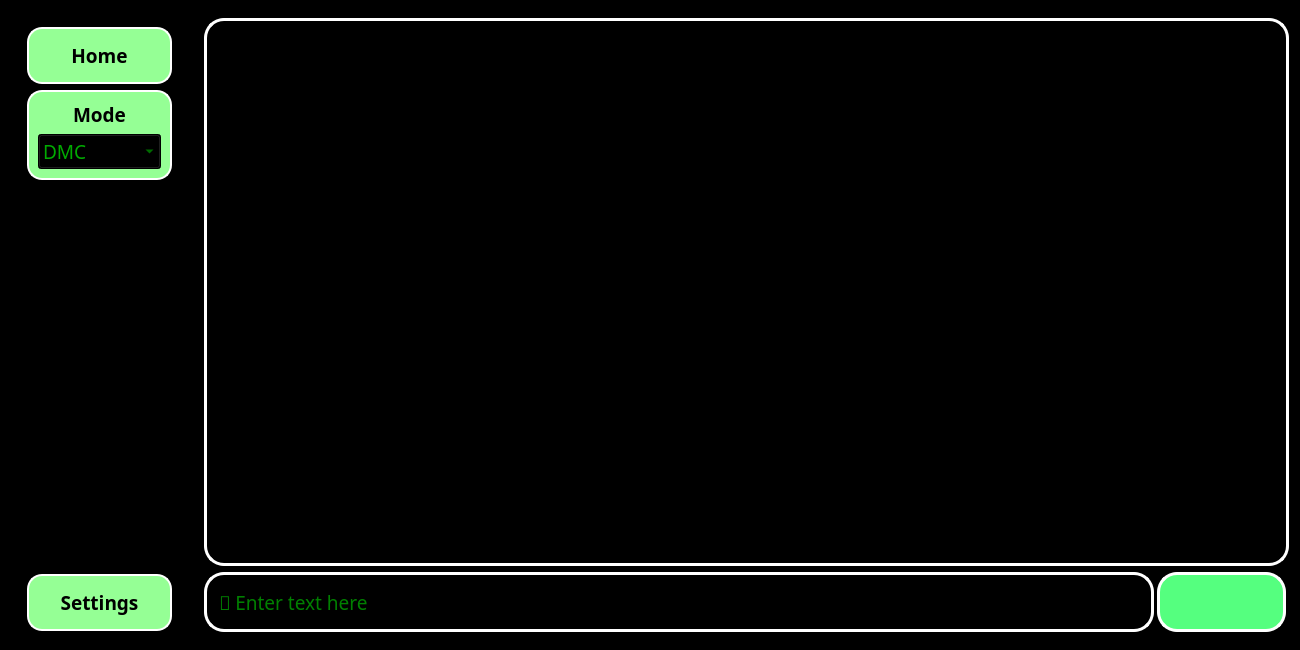
<?xml version="1.0" encoding="UTF-8"?>
<ui version="4.0">
 <class>MainWindow</class>
 <widget class="QMainWindow" name="MainWindow">
  <property name="geometry">
   <rect>
    <x>0</x>
    <y>0</y>
    <width>1300</width>
    <height>650</height>
   </rect>
  </property>
  <property name="sizePolicy">
   <sizepolicy hsizetype="MinimumExpanding" vsizetype="MinimumExpanding">
    <horstretch>0</horstretch>
    <verstretch>0</verstretch>
   </sizepolicy>
  </property>
  <property name="minimumSize">
   <size>
    <width>1300</width>
    <height>650</height>
   </size>
  </property>
  <property name="windowTitle">
   <string>Chatbot</string>
  </property>
  <property name="windowIcon">
   <iconset>
    <normaloff>icons/icons8-chat-48.png</normaloff>icons/icons8-chat-48.png</iconset>
  </property>
  <property name="windowOpacity">
   <double>1.000000000000000</double>
  </property>
  <property name="autoFillBackground">
   <bool>false</bool>
  </property>
  <property name="styleSheet">
   <string notr="true">background-color: rgb(0, 0, 0);</string>
  </property>
  <property name="iconSize">
   <size>
    <width>30</width>
    <height>30</height>
   </size>
  </property>
  <property name="tabShape">
   <enum>QTabWidget::Rounded</enum>
  </property>
  <widget class="QWidget" name="centralwidget">
   <property name="enabled">
    <bool>true</bool>
   </property>
   <property name="styleSheet">
    <string notr="true"/>
   </property>
   <layout class="QHBoxLayout" name="horizontalLayout">
    <item>
     <widget class="QWidget" name="left_menu" native="true">
      <property name="sizePolicy">
       <sizepolicy hsizetype="MinimumExpanding" vsizetype="MinimumExpanding">
        <horstretch>0</horstretch>
        <verstretch>0</verstretch>
       </sizepolicy>
      </property>
      <property name="minimumSize">
       <size>
        <width>180</width>
        <height>640</height>
       </size>
      </property>
      <property name="maximumSize">
       <size>
        <width>300</width>
        <height>16777215</height>
       </size>
      </property>
      <property name="styleSheet">
       <string notr="true">QWidget#left_sub_menu{
	opacity: 1.0;
	background-color: rgb(0, 0, 0);
	border-radius: 20px;
}

QFrame {
	border: 2px solid white; 
	border-radius: 15px; 
	background-color: rgb(149, 255, 149);
}

QLabel{
	color: rgb(0, 0, 0);
	border: 0;
	border-radius: 0;
}

QPushButton{
	
	color: rgb(0, 0, 0);
	background-color: rgb(85, 255, 127);
}

QComboBox{
	
	color: rgb(0, 170, 0);
	selection-color: rgb(255, 255, 255);
	selection-background-color: rgb(0, 0, 0);
}



</string>
      </property>
      <layout class="QVBoxLayout" name="verticalLayout">
       <property name="leftMargin">
        <number>9</number>
       </property>
       <property name="rightMargin">
        <number>9</number>
       </property>
       <item alignment="Qt::AlignHCenter">
        <widget class="QWidget" name="left_sub_menu" native="true">
         <property name="sizePolicy">
          <sizepolicy hsizetype="Preferred" vsizetype="Preferred">
           <horstretch>0</horstretch>
           <verstretch>0</verstretch>
          </sizepolicy>
         </property>
         <property name="maximumSize">
          <size>
           <width>300</width>
           <height>16777215</height>
          </size>
         </property>
         <property name="styleSheet">
          <string notr="true"/>
         </property>
         <layout class="QVBoxLayout" name="verticalLayout_2">
          <item>
           <widget class="QFrame" name="frame">
            <property name="enabled">
             <bool>true</bool>
            </property>
            <property name="sizePolicy">
             <sizepolicy hsizetype="MinimumExpanding" vsizetype="Fixed">
              <horstretch>0</horstretch>
              <verstretch>0</verstretch>
             </sizepolicy>
            </property>
            <property name="minimumSize">
             <size>
              <width>145</width>
              <height>50</height>
             </size>
            </property>
            <property name="autoFillBackground">
             <bool>false</bool>
            </property>
            <property name="styleSheet">
             <string notr="true"/>
            </property>
            <property name="frameShape">
             <enum>QFrame::NoFrame</enum>
            </property>
            <property name="frameShadow">
             <enum>QFrame::Raised</enum>
            </property>
            <layout class="QHBoxLayout" name="horizontalLayout_4">
             <item>
              <widget class="QPushButton" name="home_btn">
               <property name="font">
                <font>
                 <family>Cascadia Code</family>
                 <pointsize>14</pointsize>
                 <bold>true</bold>
                </font>
               </property>
               <property name="styleSheet">
                <string notr="true"/>
               </property>
               <property name="text">
                <string>Home</string>
               </property>
               <property name="icon">
                <iconset>
                 <normaloff>icons/icons8-home-48.png</normaloff>icons/icons8-home-48.png</iconset>
               </property>
               <property name="iconSize">
                <size>
                 <width>30</width>
                 <height>30</height>
                </size>
               </property>
               <property name="flat">
                <bool>true</bool>
               </property>
              </widget>
             </item>
            </layout>
           </widget>
          </item>
          <item>
           <widget class="QFrame" name="frame_2">
            <property name="sizePolicy">
             <sizepolicy hsizetype="MinimumExpanding" vsizetype="Fixed">
              <horstretch>0</horstretch>
              <verstretch>0</verstretch>
             </sizepolicy>
            </property>
            <property name="minimumSize">
             <size>
              <width>145</width>
              <height>50</height>
             </size>
            </property>
            <property name="styleSheet">
             <string notr="true"/>
            </property>
            <property name="frameShape">
             <enum>QFrame::NoFrame</enum>
            </property>
            <property name="frameShadow">
             <enum>QFrame::Raised</enum>
            </property>
            <layout class="QVBoxLayout" name="verticalLayout_3">
             <item>
              <widget class="QLabel" name="label">
               <property name="font">
                <font>
                 <family>Cascadia Code</family>
                 <pointsize>14</pointsize>
                 <bold>true</bold>
                </font>
               </property>
               <property name="layoutDirection">
                <enum>Qt::LeftToRight</enum>
               </property>
               <property name="text">
                <string>Mode</string>
               </property>
               <property name="alignment">
                <set>Qt::AlignCenter</set>
               </property>
               <property name="wordWrap">
                <bool>false</bool>
               </property>
              </widget>
             </item>
             <item>
              <widget class="QComboBox" name="menu_btn">
               <property name="enabled">
                <bool>true</bool>
               </property>
               <property name="font">
                <font>
                 <family>Cascadia Code</family>
                 <pointsize>14</pointsize>
                </font>
               </property>
               <property name="contextMenuPolicy">
                <enum>Qt::ActionsContextMenu</enum>
               </property>
               <property name="styleSheet">
                <string notr="true"/>
               </property>
               <property name="editable">
                <bool>false</bool>
               </property>
               <property name="currentText">
                <string>DMC</string>
               </property>
               <item>
                <property name="text">
                 <string>DMC</string>
                </property>
               </item>
               <item>
                <property name="text">
                 <string>Question Answer</string>
                </property>
               </item>
               <item>
                <property name="text">
                 <string>Doctor</string>
                </property>
               </item>
               <item>
                <property name="text">
                 <string>Friend</string>
                </property>
               </item>
              </widget>
             </item>
            </layout>
           </widget>
          </item>
          <item>
           <spacer name="verticalSpacer">
            <property name="orientation">
             <enum>Qt::Vertical</enum>
            </property>
            <property name="sizeType">
             <enum>QSizePolicy::Expanding</enum>
            </property>
            <property name="sizeHint" stdset="0">
             <size>
              <width>20</width>
              <height>100</height>
             </size>
            </property>
           </spacer>
          </item>
          <item>
           <widget class="QFrame" name="frame_3">
            <property name="sizePolicy">
             <sizepolicy hsizetype="MinimumExpanding" vsizetype="Fixed">
              <horstretch>0</horstretch>
              <verstretch>0</verstretch>
             </sizepolicy>
            </property>
            <property name="minimumSize">
             <size>
              <width>145</width>
              <height>50</height>
             </size>
            </property>
            <property name="styleSheet">
             <string notr="true"/>
            </property>
            <property name="frameShape">
             <enum>QFrame::NoFrame</enum>
            </property>
            <property name="frameShadow">
             <enum>QFrame::Raised</enum>
            </property>
            <layout class="QHBoxLayout" name="horizontalLayout_2">
             <item>
              <widget class="QPushButton" name="settings_btn">
               <property name="font">
                <font>
                 <family>Cascadia Code</family>
                 <pointsize>14</pointsize>
                 <bold>true</bold>
                </font>
               </property>
               <property name="styleSheet">
                <string notr="true"/>
               </property>
               <property name="text">
                <string>Settings</string>
               </property>
               <property name="icon">
                <iconset>
                 <normaloff>icons/icons8-chat-settings-48.png</normaloff>icons/icons8-chat-settings-48.png</iconset>
               </property>
               <property name="iconSize">
                <size>
                 <width>30</width>
                 <height>30</height>
                </size>
               </property>
               <property name="flat">
                <bool>true</bool>
               </property>
              </widget>
             </item>
            </layout>
           </widget>
          </item>
         </layout>
        </widget>
       </item>
      </layout>
     </widget>
    </item>
    <item>
     <widget class="QWidget" name="main" native="true">
      <property name="sizePolicy">
       <sizepolicy hsizetype="MinimumExpanding" vsizetype="MinimumExpanding">
        <horstretch>0</horstretch>
        <verstretch>0</verstretch>
       </sizepolicy>
      </property>
      <property name="minimumSize">
       <size>
        <width>1100</width>
        <height>600</height>
       </size>
      </property>
      <property name="maximumSize">
       <size>
        <width>16777215</width>
        <height>16777215</height>
       </size>
      </property>
      <layout class="QGridLayout" name="gridLayout">
       <item row="1" column="0">
        <widget class="QLineEdit" name="user_input">
         <property name="sizePolicy">
          <sizepolicy hsizetype="MinimumExpanding" vsizetype="Fixed">
           <horstretch>0</horstretch>
           <verstretch>0</verstretch>
          </sizepolicy>
         </property>
         <property name="minimumSize">
          <size>
           <width>950</width>
           <height>60</height>
          </size>
         </property>
         <property name="font">
          <font>
           <family>Cascadia Code</family>
           <pointsize>14</pointsize>
          </font>
         </property>
         <property name="styleSheet">
          <string notr="true">QLineEdit {
	border: 3px solid white; 
	border-radius: 20px; 
	padding: 10px;
	background-color: rgb(0, 0, 0);
	color: rgb(0, 255, 0);
}



</string>
         </property>
         <property name="frame">
          <bool>true</bool>
         </property>
         <property name="placeholderText">
          <string>💬 Enter text here </string>
         </property>
         <property name="clearButtonEnabled">
          <bool>false</bool>
         </property>
        </widget>
       </item>
       <item row="0" column="0" colspan="2">
        <widget class="QTextBrowser" name="main_text">
         <property name="sizePolicy">
          <sizepolicy hsizetype="MinimumExpanding" vsizetype="MinimumExpanding">
           <horstretch>0</horstretch>
           <verstretch>0</verstretch>
          </sizepolicy>
         </property>
         <property name="minimumSize">
          <size>
           <width>1085</width>
           <height>540</height>
          </size>
         </property>
         <property name="styleSheet">
          <string notr="true">
QTextBrowser {
border: 3px solid white; 
border-radius: 20px; 
padding: 10px;
background-color: rgb(0, 0, 0);
}
</string>
         </property>
         <property name="lineWrapMode">
          <enum>QTextEdit::WidgetWidth</enum>
         </property>
         <property name="textInteractionFlags">
          <set>Qt::LinksAccessibleByKeyboard|Qt::LinksAccessibleByMouse|Qt::TextBrowserInteraction|Qt::TextSelectableByKeyboard|Qt::TextSelectableByMouse</set>
         </property>
        </widget>
       </item>
       <item row="1" column="1">
        <widget class="QPushButton" name="send">
         <property name="sizePolicy">
          <sizepolicy hsizetype="MinimumExpanding" vsizetype="Fixed">
           <horstretch>0</horstretch>
           <verstretch>0</verstretch>
          </sizepolicy>
         </property>
         <property name="minimumSize">
          <size>
           <width>100</width>
           <height>60</height>
          </size>
         </property>
         <property name="maximumSize">
          <size>
           <width>200</width>
           <height>16777215</height>
          </size>
         </property>
         <property name="font">
          <font>
           <family>Cascadia Code</family>
           <pointsize>12</pointsize>
          </font>
         </property>
         <property name="styleSheet">
          <string notr="true">QPushButton{
border: 3px solid white; 
border-radius: 20px; 
padding: 10px;
	background-color: rgb(85, 255, 127);
}</string>
         </property>
         <property name="text">
          <string/>
         </property>
         <property name="icon">
          <iconset>
           <normaloff>icons/icons8-sent-48.png</normaloff>icons/icons8-sent-48.png</iconset>
         </property>
         <property name="iconSize">
          <size>
           <width>30</width>
           <height>30</height>
          </size>
         </property>
         <property name="flat">
          <bool>true</bool>
         </property>
        </widget>
       </item>
      </layout>
     </widget>
    </item>
   </layout>
  </widget>
 </widget>
 <resources/>
 <connections/>
</ui>
